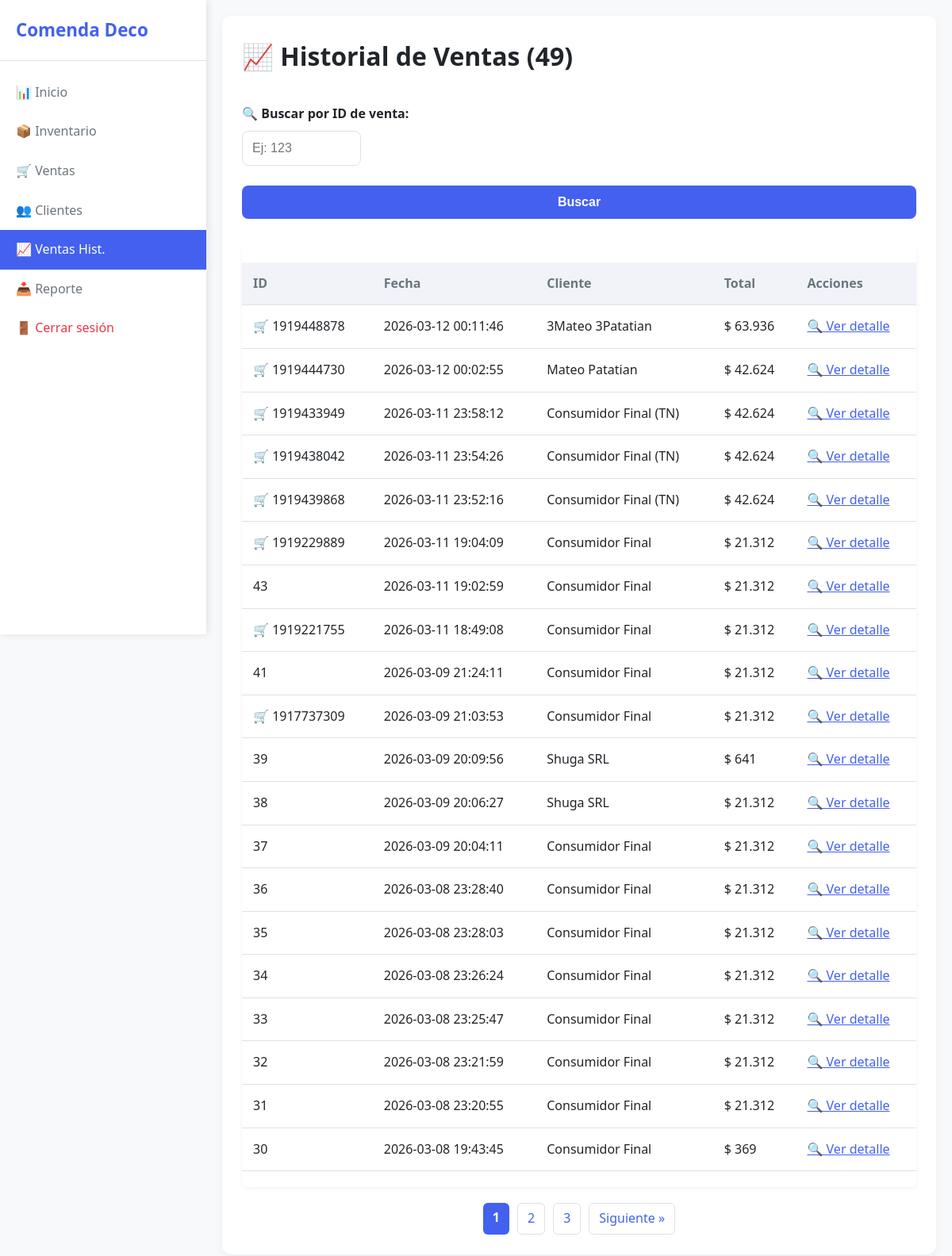
The app's page /ventas_historial (signed in), older data.
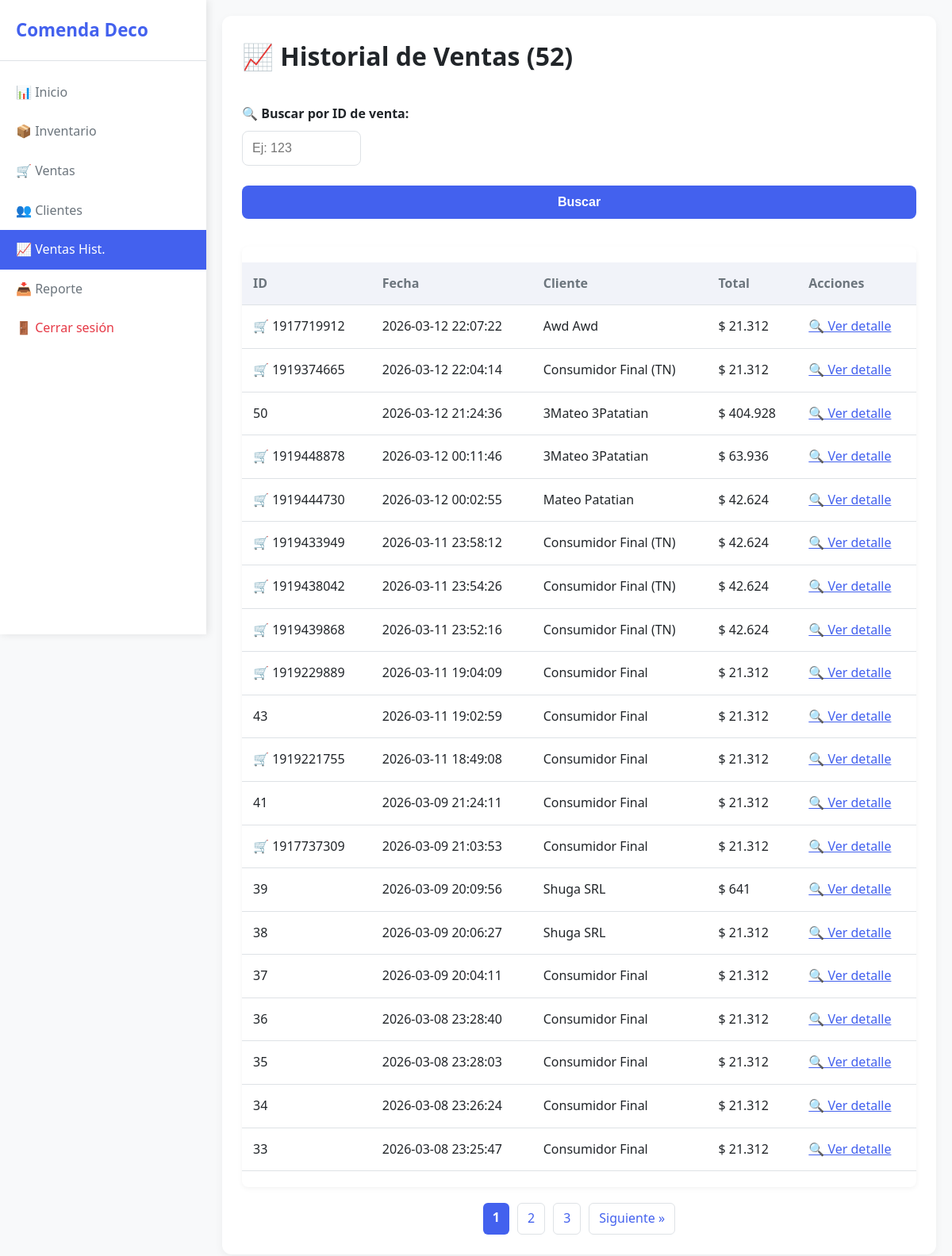
The same page, newer data.
### tables this page shows
CREATE TABLE ventas (
                id INTEGER PRIMARY KEY AUTOINCREMENT,
                fecha TEXT NOT NULL,
                cliente_id INTEGER NOT NULL,
                total REAL NOT NULL,
                metodo_pago TEXT,
                cuotas INTEGER
            , order_id TEXT);

CREATE TABLE clientes (
                    id INTEGER PRIMARY KEY AUTOINCREMENT,
                    nombre TEXT NOT NULL,
                    telefono TEXT, cuit TEXT, dni TEXT, email TEXT, tipo INTEGER DEFAULT 0);

### routes/ventas_historial.py (the view)
@ventas_historial_bp.route('/ventas_historial')
@login_required
def ventas_historial():
    page      = request.args.get('page', 1, type=int)
    search_id = request.args.get('id', '').strip()
    per_page  = 20
    conn = get_conn()
    if search_id:
        try:
            venta_id = int(search_id)
            ventas = conn.execute("""
                SELECT v.id, v.fecha, c.nombre, v.total, v.metodo_pago, v.cuotas, v.order_id
                FROM ventas v JOIN clientes c ON v.cliente_id = c.id
                WHERE v.id = ? ORDER BY v.fecha DESC
            """, (venta_id,)).fetchall()
            total       = len(ventas)
            total_pages = 1
            page        = 1
        except ValueError:
            flash("❌ El ID debe ser un número entero.", "error")
            ventas, total, total_pages = [], 0, 0
    else:
        total  = conn.execute("SELECT COUNT(*) FROM ventas").fetchone()[0]
        offset = (page - 1) * per_page
        ventas = conn.execute("""
            SELECT v.id, v.fecha, c.nombre, v.total, v.metodo_pago, v.cuotas, v.order_id
            FROM ventas v JOIN clientes c ON v.cliente_id = c.id
            ORDER BY v.fecha DESC LIMIT ? OFFSET ?
        """, (per_page, offset)).fetchall()
        total_pages = (total + per_page - 1) // per_page
    conn.close()
    return render_template('ventas_historial.html', ventas=ventas, page=page,
                           total_pages=total_pages, total=total, search_id=search_id)

### app.py (called while the page is built)
def create_app():
    app = Flask(__name__)
    app.secret_key = os.getenv("SECRET_KEY", "clave_dev_cambiar_en_produccion")
    @app.template_filter('pesos')
    def formato_pesos(valor):
        try:
            return f"{float(valor):,.0f}".replace(',', '.')
        except (ValueError, TypeError):
            return str(valor)
    app.register_blueprint(auth_bp)
    app.register_blueprint(main_bp)
    app.register_blueprint(inventario_bp)
    app.register_blueprint(ventas_bp)
    app.register_blueprint(clientes_bp)
    app.register_blueprint(reportes_bp)
    app.register_blueprint(ventas_historial_bp)
    app.register_blueprint(tiendanube_bp)
    app.register_blueprint(wbhook_tn)
    return app

### models.py (called while the page is built)
def get_conn():
    conn = sqlite3.connect(DB_PATH)
    conn.row_factory = sqlite3.Row
    return conn

### routes/__init__.py (called while the page is built)
def login_required(f):
    @wraps(f)
    def decorated_function(*args, **kwargs):
        if 'user_id' not in session:
            return redirect(url_for('auth.login'))
        return f(*args, **kwargs)
    return decorated_function

### templates/ventas_historial.html (shortened to what this page needs)
<!DOCTYPE html>
<html lang="es">
<head>
  <link rel="stylesheet" href="{{ url_for('static', filename='style.css') }}">
</head>
<body>
  <div class="layout">
    <div class="sidebar">
      <h2><span>Comenda Deco</span></h2>
      <a href="/"><span>📊 Inicio</span></a>
      <a href="/inventario"><span>📦 Inventario</span></a>
      <a href="/ventas"><span>🛒 Ventas</span></a>
      <a href="/clientes"><span>👥 Clientes</span></a>
      <a href="/ventas_historial" class="active"><span>📈 Ventas Hist.</span></a>
      <a href="/reporte/excel"><span>📥 Reporte</span></a>
      <a href="/logout" style="margin-top: auto; color: #e63946;"><span>🚪 Cerrar sesión</span></a>
    </div>
    <div class="main-content">
      <main>
        <h1>📈 Historial de Ventas ({{ total }})</h1>
        <form method="get" style="margin: 20px 0; display: flex; gap: 10px; flex-wrap: wrap;">
          <div>
            <label for="id">🔍 Buscar por ID de venta:</label>
            <input type="number" id="id" name="id" value="{{ search_id }}" placeholder="Ej: 123" style="width: 150px;">
          </div>
          <button type="submit" style="align-self: end;">Buscar</button>
        </form>
        {% if ventas %}
        <div class="table-responsive">
          <table>
            <thead>
              <tr>
                <th>ID</th>
                <th>Fecha</th>
                <th>Cliente</th>
                <th>Total</th>
                <th>Acciones</th>
              </tr>
            </thead>
            <tbody>
              {% for v in ventas %}
              <tr>
                <td data-label="ID">
                  {% if v['metodo_pago'] == 'Tienda Nube' %}🛒 {{ v['order_id'] }}{% else %}{{ v['id'] }}{% endif %}
                </td>
                <td data-label="Fecha">{{ v['fecha'] }}</td>
                <td data-label="Cliente">{{ v['nombre'] }}</td>
                <td data-label="Total">$ {{ v['total']|pesos }}</td>
                <td data-label="Acciones">
                  <a href="/venta/{{ v['id'] }}" style="color: #4361ee;">🔍 Ver detalle</a>
                </td>
              </tr>
              {% endfor %}
            </tbody>
          </table>
        </div>
        {% if not search_id and total_pages > 1 %}
        <div style="display: flex; justify-content: center; gap: 10px; margin-top: 20px; flex-wrap: wrap;">
          {% for p in range(1, total_pages+1) %}
          {% if p == page %}
          <span
            style="background: var(--primary); color: white; padding: 6px 12px; border-radius: 6px; font-weight: bold;">{{
            p }}</span>
          {% else %}
          <a href="{{ url_for('ventas_historial.ventas_historial', page=p) }}" class="pagination-link">{{ p }}</a>
          {% endif %}
          {% endfor %}
          {% if page < total_pages %} <a href="{{ url_for('ventas_historial.ventas_historial', page=page+1) }}"
            class="pagination-link">Siguiente »</a>
            {% endif %}
        </div>
        {% endif %}
        {% else %}
        <p>No se encontraron ventas.</p>
        {% endif %}
      </main>
    </div>
  </div>
</body>
</html>

Row changes from the older to the newer data that the page shows:
no longer on this page (row unchanged): ventas: id "32", fecha "2026-03-08 23:21:59", nombre "Consumidor Final", total|pesos "21.312"
no longer on this page (row unchanged): ventas: id "31", fecha "2026-03-08 23:20:55", nombre "Consumidor Final", total|pesos "21.312"
no longer on this page (row unchanged): ventas: id "30", fecha "2026-03-08 19:43:45", nombre "Consumidor Final", total|pesos "369"
added ventas: order_id "1917719912", fecha "2026-03-12 22:07:22", nombre "Awd Awd", total|pesos "21.312"
added ventas: order_id "1919374665", fecha "2026-03-12 22:04:14", nombre "Consumidor Final (TN)", total|pesos "21.312"
added ventas: id "50", fecha "2026-03-12 21:24:36", nombre "3Mateo 3Patatian", total|pesos "404.928"
Text that changed along with them:
{{ total }}: "49" → "52"
